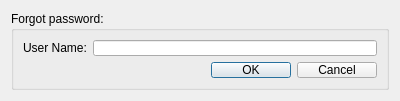
<?xml version="1.0" encoding="UTF-8"?>
<ui version="4.0">
 <class>CDlgForgotPwd</class>
 <widget class="QWidget" name="CDlgForgotPwd">
  <property name="geometry">
   <rect>
    <x>0</x>
    <y>0</y>
    <width>400</width>
    <height>101</height>
   </rect>
  </property>
  <property name="sizePolicy">
   <sizepolicy hsizetype="Fixed" vsizetype="Fixed">
    <horstretch>0</horstretch>
    <verstretch>0</verstretch>
   </sizepolicy>
  </property>
  <property name="minimumSize">
   <size>
    <width>400</width>
    <height>100</height>
   </size>
  </property>
  <property name="windowTitle">
   <string>Dialog</string>
  </property>
  <layout class="QVBoxLayout" name="verticalLayout_2">
   <item>
    <widget class="QGroupBox" name="groupBox">
     <property name="title">
      <string>Forgot password:</string>
     </property>
     <layout class="QVBoxLayout" name="verticalLayout">
      <item>
       <layout class="QHBoxLayout" name="horizontalLayout">
        <item>
         <widget class="QLabel" name="label">
          <property name="text">
           <string>User Name:</string>
          </property>
         </widget>
        </item>
        <item>
         <widget class="QLineEdit" name="lineEditUserName"/>
        </item>
       </layout>
      </item>
      <item>
       <widget class="QDialogButtonBox" name="buttonBox">
        <property name="orientation">
         <enum>Qt::Horizontal</enum>
        </property>
        <property name="standardButtons">
         <set>QDialogButtonBox::Cancel|QDialogButtonBox::Ok</set>
        </property>
       </widget>
      </item>
     </layout>
    </widget>
   </item>
  </layout>
 </widget>
 <resources/>
 <connections/>
</ui>
